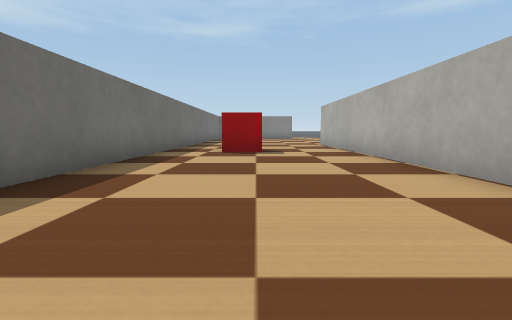
view 1 (above)

22 first-person views from a walk through a world built for the Webots simulator. The camera is 0.11 m above the floor, tilts 6° down and sees 85° across. The floor is counted in squares, 0.2 m on a side. Each view is taken from the middle of a square. On the plan, view 1 faces up. The plan holds only what a view shows up to about 9 squares ahead; the rest is blank. The robots in the file are not drawn. Webots' stock objects and surfaces are drawn as simple stand-ins.

view 2
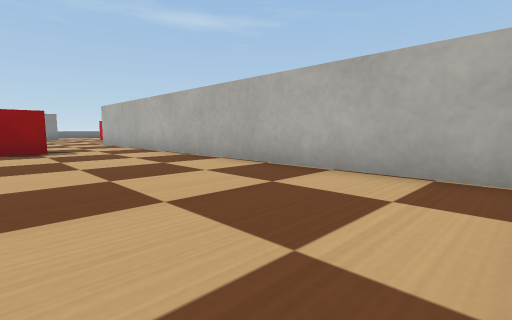

view 3
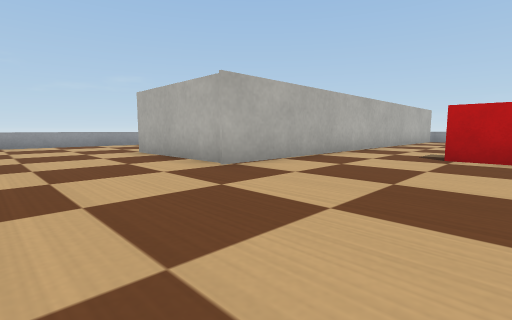

view 4
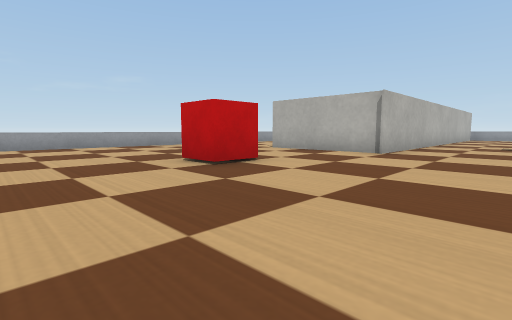

view 5
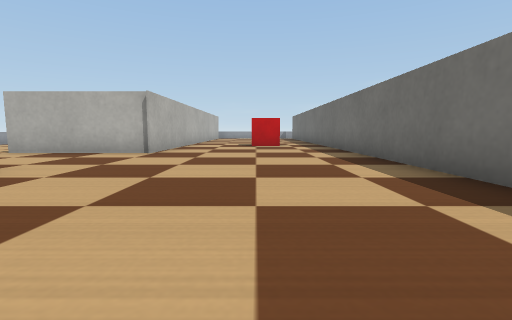

view 6
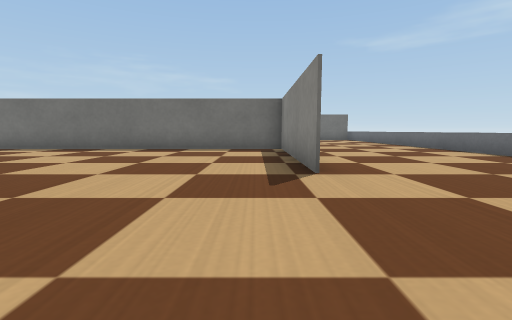

view 7
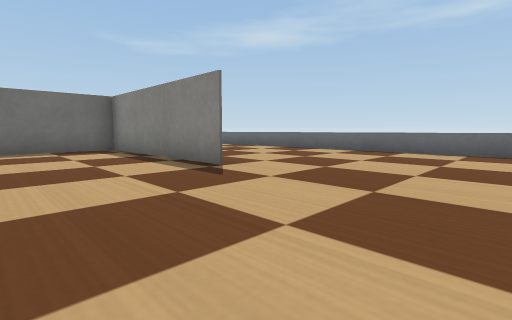

view 8
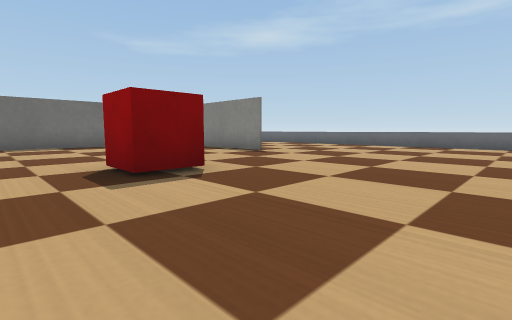

view 9
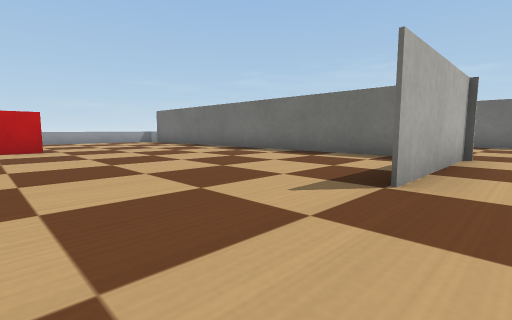

view 10
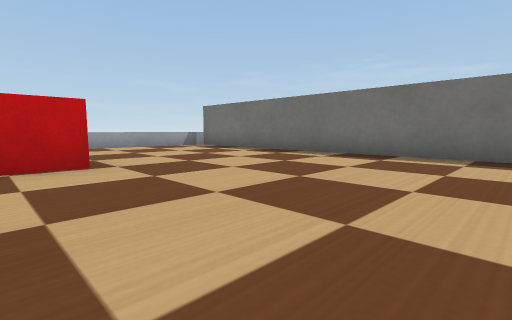

view 11
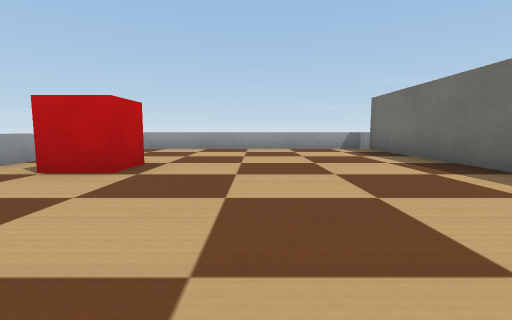

view 12
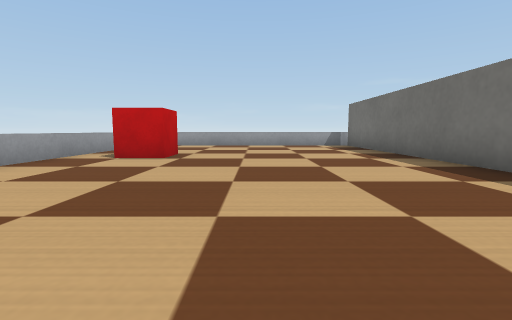

view 13
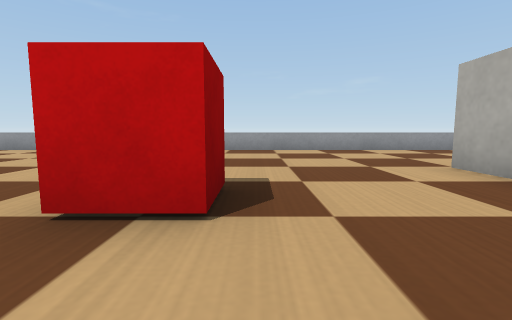

view 14
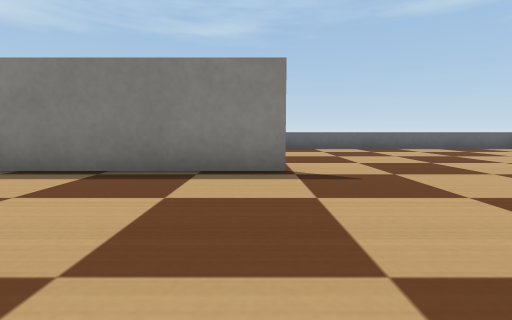

view 15
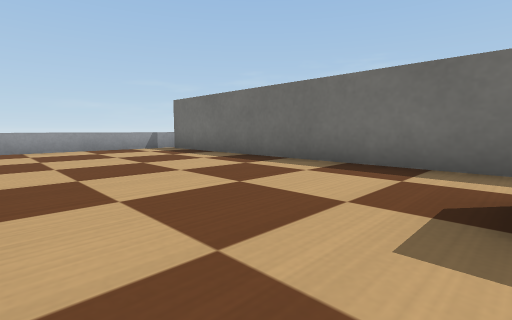

view 16
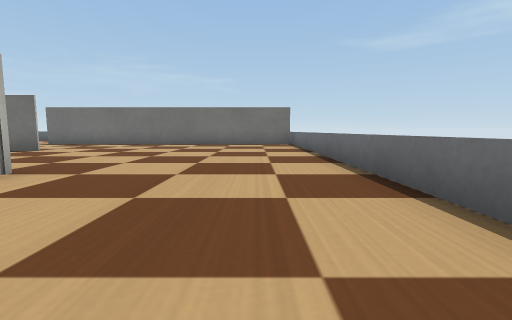

view 17
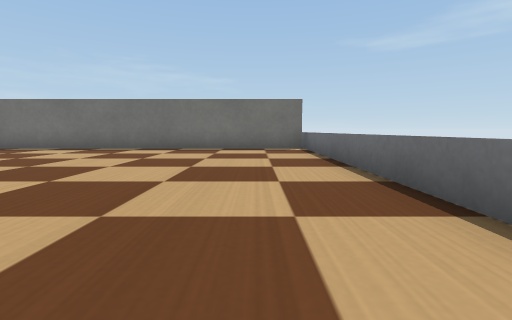

view 18
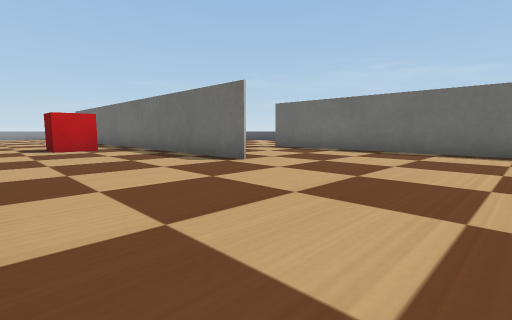

view 19
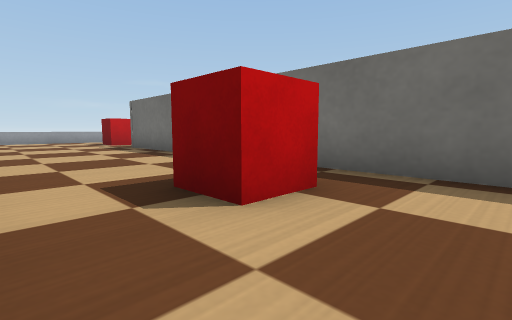

view 20
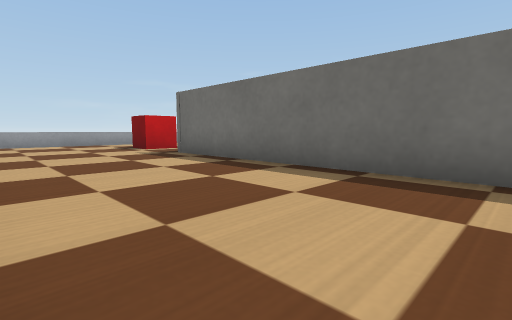

view 21
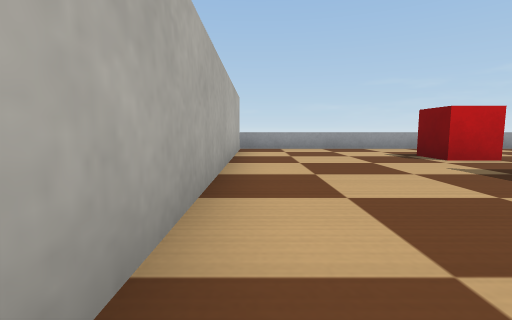

view 22
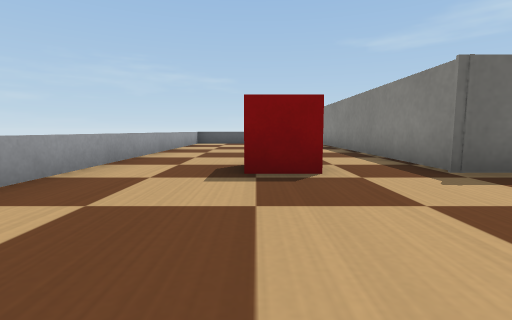

### Floor plan
Points are (right, up) in squares from view 1. A wall is a line through its corners. A room is listed if a view was taken in it or the views show most of it. See-through windows are left out.
Room 1 (views 1, 2, 3, 4, 5, 6, 7, 8, 9, 13, 14, 15, 16, 17)
walls: (2.5, 18.8) (-2.5, 18.8) (-2.5, -1.2); (2.6, -0.9) (2.6, 11.1) (6.2, 11.1)
low walls: (10, 11.4) (10, 17.6); (10, 20.2) (10, 21.4); (9.9, 23.5) (-3.5, 23.5); (-1.9, -1.5) (3, -1.5)
ways out: opening at (8, 11) to room 2; opening at (-2.8, 21.5) to room 3
objects: red box (-1, 7) to (0, 8); red box (4, 14) to (4, 15)
Room 2 (views 10, 11, 12)
walls: (2.6, 11.2) (2.6, -1.4)
low walls: (10, 8.2) (10, 11.4); (10, 1.1) (10, 4.8); (3, -1.5) (9.5, -1.5)
ways out: opening at (8, 11) to room 1
objects: red box (8, 3) to (9, 3)
Room 3 (views 18, 19, 20, 21, 22)
walls: (-6.6, 16.1) (-6.6, 3.7) (-12.1, 3.7); (-2.5, -1) (-2.5, 6.6); (-10.6, 23.5) (-10.6, 17.6)
low walls: (-12.1, -1.5) (-1.9, -1.5); (-3.5, 23.5) (-11, 23.5)
ways out: opening at (-2.8, 21.5) to room 1; opening at (-9, 16.7)
objects: red box (-7, 1) to (-7, 2); red box (-5, 11)

Where each view was taken, in squares from view 1:
view 1: 0 up, 0 right, facing up
view 2: 1 down, 1 left, facing up-right
view 3: 14 up, 1 left, facing down-right
view 4: 18 up, 0 right, facing down-right
view 5: 18 up, 0 right, facing down
view 6: 18 up, 6 right, facing left
view 7: 16 up, 6 right, facing up-left
view 8: 13 up, 8 right, facing up-left
view 9: 12 up, 9 right, facing down-left
view 10: 8 up, 9 right, facing down-left
view 11: 7 up, 6 right, facing down
view 12: 9 up, 6 right, facing down
view 13: 14 up, 2 right, facing right
view 14: 15 up, 2 right, facing up
view 15: 7 up, 2 right, facing down-left
view 16: 22 up, 1 right, facing left
view 17: 22 up, 2 left, facing left
view 18: 20 up, 3 left, facing down-left
view 19: 13 up, 3 left, facing down-left
view 20: 10 up, 3 left, facing down-left
view 21: 7 up, 3 left, facing down
view 22: 1 up, 3 left, facing left
